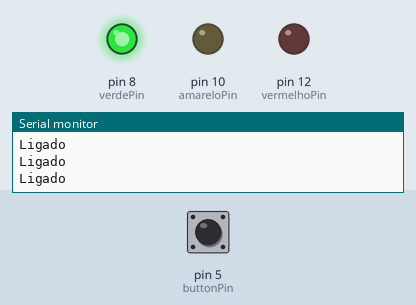
Recording of a sketch running on a simulated Arduino Uno, built with avr-gcc and run on an emulated ATmega328P. Parts: output pins drawn as LEDs (lit = HIGH), the last lines printed to the serial monitor. The test bench sets the inputs (shaded band); at power-on: pin 5 (buttonPin) HIGH.

Above: at 1.2 s.
1.3 s: pin 5 (buttonPin) pulled LOW for 3.2 s
At 1.6 s:
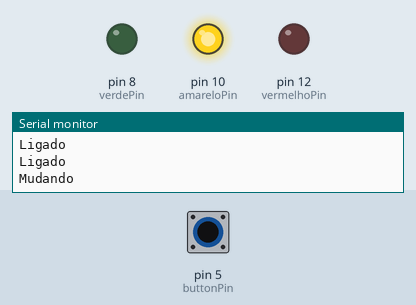
7.5 s: pin 5 (buttonPin) pulled LOW for 0.15 s
At 10.55 s:
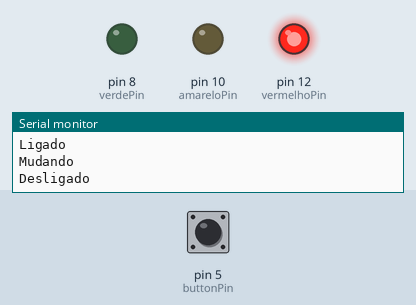
10.6 s: pin 5 (buttonPin) pulled LOW for 1 s
At 11.1 s:
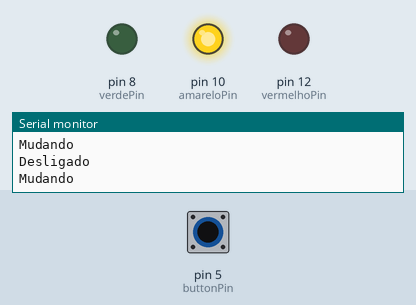
Timing chart, 0 to 15.1 s (numbered marks = the images above; inputs shaded):
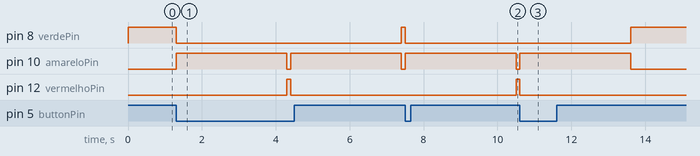

The sketch:

semaforo.ino
```cpp
unsigned long tempo_ciclo_padrao = 10000;
unsigned long tempo_mudanca = 3000;
unsigned long tempo_ultima_mudanca = 0;

const int buttonPin = 5;
const int vermelhoPin = 12;
const int amareloPin = 10;
const int verdePin = 8;
int buttonState = 0;

bool ligado = true;

void setup() {
  Serial.begin(9600);
  pinMode(buttonPin, INPUT);
  pinMode(vermelhoPin, OUTPUT);
  pinMode(amareloPin, OUTPUT);
  pinMode(verdePin, OUTPUT);
}

void ligar() {
  Serial.println("Ligado");
  digitalWrite(vermelhoPin, LOW);
  digitalWrite(amareloPin, LOW);
  digitalWrite(verdePin, HIGH);
}

void desligar() {
  Serial.println("Desligado");
  digitalWrite(vermelhoPin, HIGH);
  digitalWrite(amareloPin, LOW);
  digitalWrite(verdePin, LOW);
}

void mudando() {
  Serial.println("Mudando");
  digitalWrite(vermelhoPin, LOW);
  digitalWrite(amareloPin, HIGH);
  digitalWrite(verdePin, LOW);
  delay(tempo_mudanca);
  ligado = !ligado;
  tempo_ultima_mudanca = millis();
}

void loop() {
  unsigned long tempo_atual = millis();
  buttonState = digitalRead(buttonPin);


  if (tempo_atual - tempo_ultima_mudanca >= tempo_ciclo_padrao || buttonState == LOW) {
    mudando();
  }

  if (ligado) {
    ligar();
  } else {
    desligar();
  }

  delay(100);
}
```

Measured:
- after the input at 1.3 s, pin 8 (verdePin): HIGH → LOW at once, → HIGH 6.1 s later; pin 10 (amareloPin): alternates HIGH for 3.0 s and LOW for 0.10 s, starting at once; pin 12 (vermelhoPin): LOW → HIGH after 3.0 s, → LOW 0.10 s later
- after the input at 7.5 s, pin 8 (verdePin): HIGH → LOW at once; pin 10 (amareloPin): LOW → HIGH at once, → LOW 3.0 s later; pin 12 (vermelhoPin): LOW → HIGH after 3.0 s
- after the input at 10.6 s, pin 8 (verdePin): LOW → HIGH after 3.0 s; pin 10 (amareloPin): LOW → HIGH after 0.00 s instead of 9.9 s; pin 12 (vermelhoPin): HIGH → LOW after 0.00 s instead of 9.9 s
